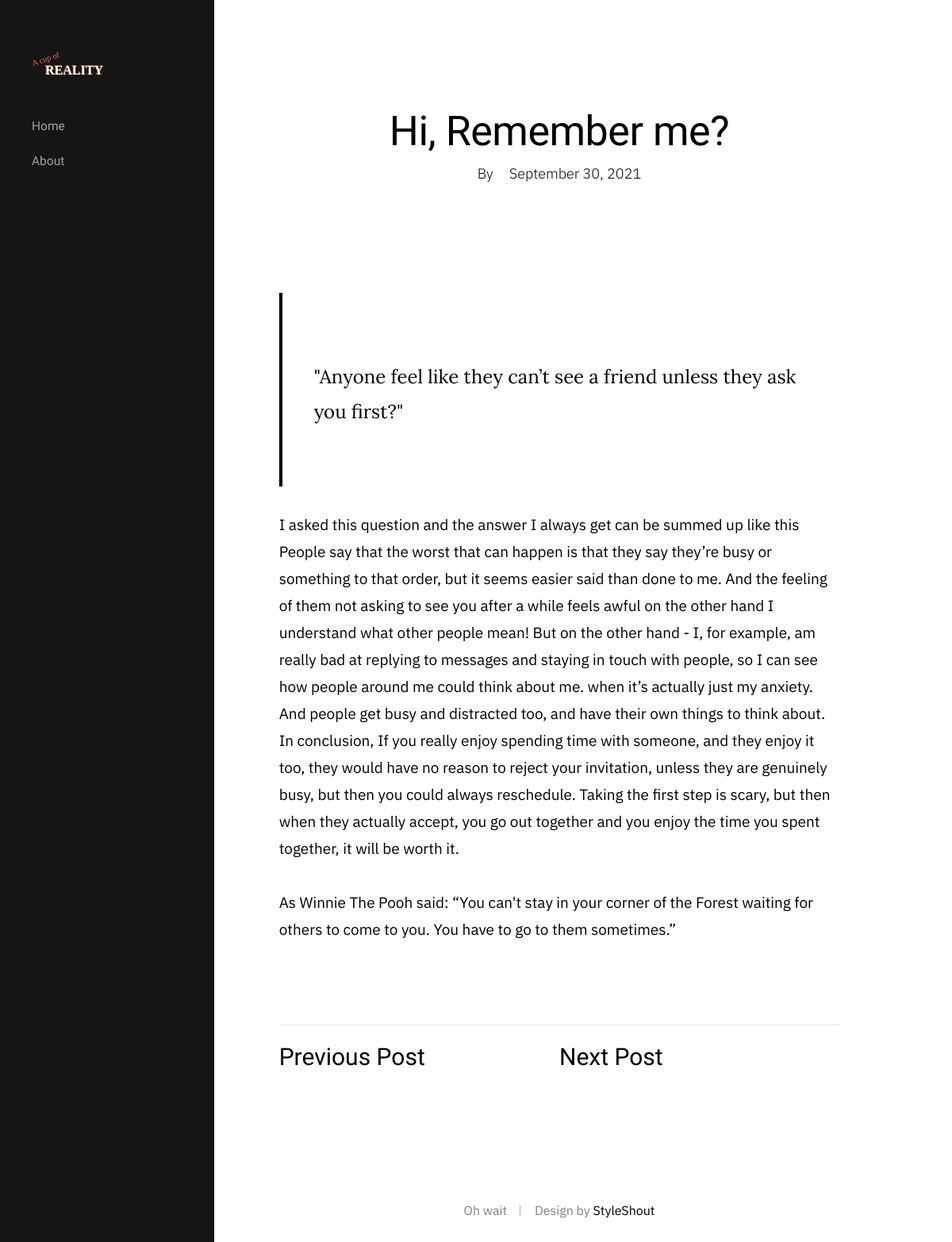
The page /blog/post/4 on the database its author committed.
### araon/models.py (models this page shows, shortened)
class bloginfo(db.Model):
    id = db.Column(db.Integer, primary_key=True)
    title = db.Column(db.String(100), nullable=False)
    sub_title = db.Column(db.String(200), nullable=False)
    date_posted = db.Column(db.DateTime, nullable=False, default=datetime.utcnow)
    author = db.Column(db.String(100), nullable=False, default = 'System')
    content = db.Column(db.Text, nullable=False)
    header_img = db.Column(db.String(500), default = 'https://source.unsplash.com/1080x1920/?blog')

### araon/blog/routes.py (the view)
@blog.route('/blog/post/<int:post_id>')
def post(post_id):
    post = bloginfo.query.filter_by(id=post_id).one()
    return render_template('blogPost.html', post=post, prev = post_id - 1, nex = post_id + 1)

### araon/blog/templates/blogPost.html (shortened to what this page needs)
<!DOCTYPE html>
<html class="no-js" lang="en">
<head>
    <link rel="stylesheet" href="{{url_for('blog.static', filename='css/base.css')}}">
    <link rel="stylesheet" href="{{url_for('blog.static', filename='css/vendor.css')}}">
    <link rel="stylesheet" href="{{url_for('blog.static', filename='css/main.css')}}">
</head>
<body class="ss-bg-white">
    <div id="top" class="s-wrap site-wrapper">
        <header class="s-header header">
            <div class="header__top">
                <div class="header__logo">
                    <a class="site-logo" href="/">
                        <img src="{{url_for('blog.static', filename='images/logo.svg')}}" alt="A Cup of Reality">
                    </a>
                </div>
            </div>
            <nav class="header__nav-wrap">
                <ul class="header__nav">
                    <li><a href="/blog" title="">Home</a></li>
                    <li><a href="/blog/about" title="">About</a></li>
                </ul>
            </nav>
        </header>
        <div class="s-content content">
            <main class="row content__page">
                <article class="column large-full entry format-standard">
                    <div class="content__page-header entry__header">
                        <h1 class="display-1 entry__title">
                        {{ post.title }}
                        </h1>
                        <ul class="entry__header-meta">
                            <li class="author">By <a>{{ post.author }}</a></li>
                            <li class="date">{{ post.date_posted.strftime('%B %d, %Y') }}</li>
                        </ul>
                    </div>
                    <div class="entry__content">
                        <br>
                        <p>{{ post.content | safe }}</p>
                    </div>
                    <div class="entry__pagenav">
                        <div class="entry__nav">
                            <div class="entry__prev">
                                <a href="{{ prev }}" rel="prev">
                                    Previous Post
                                </a>
                            </div>
                            <div class="entry__next">
                                <a href="{{ nex }}" rel="next">
                                    Next Post
                                </a>
                            </div>
                        </div>
                    </div>
                </article>
            </main>
        </div>
        <footer class="s-footer footer">
            <div class="row">
                <div class="column large-full footer__content">
                    <div class="footer__copyright">
                        <span>Oh wait</span>
                        <span>Design by <a href="https://www.styleshout.com/">StyleShout</a></span>
                    </div>
                </div>
            </div>
        </footer>
    </div>
</body>

### araon/blog/static/css/base.css (style rules this page uses)
html { line-height: 1.15; -webkit-text-size-adjust: 100%; }
body { margin: 0; }
main { display: block; }
h1 { font-size: 2em; margin: 0.67em 0; }
a { background-color: transparent; }
img { border-style: none; }
html { font-size: 62.5%; box-sizing: border-box; }
*, *::before, *::after { box-sizing: inherit; }
body { font-weight: normal; line-height: 1; word-wrap: break-word; -moz-font-smoothing: grayscale; -moz-osx-font-smoothing: grayscale; -webkit-font-smoothing: antialiased; -webkit-overflow-scrolling: touch; -webkit-text-size-adjust: none; }
svg, img, video embed, iframe, object { max-width: 100%; height: auto; }
div, dl, dt, dd, ul, ol, li, h1, h2, h3, h4, h5, h6, pre, form, p, blockquote, th, td { margin: 0; padding: 0; }
p { font-size: inherit; text-rendering: optimizeLegibility; }
ol, ul { list-style: none; }
li { display: block; }
a { text-decoration: none; line-height: inherit; }
a img { border: none; }
.row { width: 89%; max-width: 1200px; margin: 0 auto; display: -ms-flexbox; display: -webkit-flex; display: flex; -webkit-flex-flow: row wrap; -ms-flex-flow: row wrap; flex-flow: row wrap; }
.column { -webkit-flex: 1 1 0%; -ms-flex: 1 1 0%; flex: 1 1 0%; padding: 0 20px; }
.large-12, .large-full { -webkit-flex: 0 0 100%; -ms-flex: 0 0 100%; flex: 0 0 100%; max-width: 100%; }
@media screen and (max-width:1200px) { .column { padding: 0 16px; } }

### rows shown on the page
bloginfo: title "Hi, Remember me?", date_posted "September 30, 2021", content "\"Anyone feel like they can’t see a friend unless they ask you first?\" I asked this question and the answer I always get can be summed up like this People say that the worst that can happen is that they say they’re busy or something to that order, but it seems easier said than done to me. And the feeling of them not asking to see you after a while feels awful on the other hand I understand what other people mean! But on the other hand - I, for example, am really bad at replying to messages and staying in touch with people, so I can see how people around me could think about me. when it’s actually just my anxiety. And people get busy and distracted too, and have their own things to think…"
